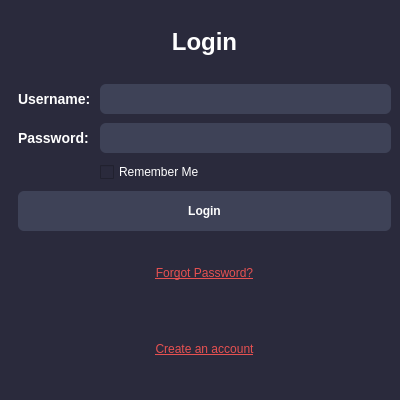
<?xml version="1.0" encoding="UTF-8"?>
<ui version="4.0">
 <class>LoginWindow</class>
 <widget class="QMainWindow" name="LoginWindow">
  <property name="geometry">
   <rect>
    <x>0</x>
    <y>0</y>
    <width>400</width>
    <height>400</height>
   </rect>
  </property>
  <property name="minimumSize">
   <size>
    <width>400</width>
    <height>400</height>
   </size>
  </property>
  <property name="windowTitle">
   <string>Login</string>
  </property>
  <property name="styleSheet">
   <string notr="true">background-color: #2a2a3c;
font-family: Arial, sans-serif;
color: white;</string>
  </property>
  <widget class="QWidget" name="centralwidget">
   <layout class="QGridLayout" name="gridLayout">
    <property name="leftMargin">
     <number>18</number>
    </property>
    <property name="bottomMargin">
     <number>18</number>
    </property>
    <property name="spacing">
     <number>9</number>
    </property>
    <item row="2" column="1">
     <widget class="QLineEdit" name="passwordLineEdit">
      <property name="minimumSize">
       <size>
        <width>200</width>
        <height>30</height>
       </size>
      </property>
      <property name="styleSheet">
       <string notr="true">border-style: solid;
border-radius: 6px;
background-color: #3E4257;
font-weight: 600;
color: white;</string>
      </property>
      <property name="echoMode">
       <enum>QLineEdit::Password</enum>
      </property>
     </widget>
    </item>
    <item row="4" column="0" colspan="2">
     <widget class="QPushButton" name="loginBtn">
      <property name="minimumSize">
       <size>
        <width>0</width>
        <height>40</height>
       </size>
      </property>
      <property name="cursor">
       <cursorShape>PointingHandCursor</cursorShape>
      </property>
      <property name="styleSheet">
       <string notr="true">border-style: solid;
border-radius: 6px;
background-color: #3E4257;
font-weight: 600;</string>
      </property>
      <property name="text">
       <string>Login</string>
      </property>
     </widget>
    </item>
    <item row="3" column="1">
     <widget class="QCheckBox" name="rememberMeCheckBox">
      <property name="styleSheet">
       <string notr="true">color: white;</string>
      </property>
      <property name="text">
       <string>Remember Me</string>
      </property>
     </widget>
    </item>
    <item row="1" column="1">
     <widget class="QLineEdit" name="usernameLineEdit">
      <property name="minimumSize">
       <size>
        <width>200</width>
        <height>30</height>
       </size>
      </property>
      <property name="styleSheet">
       <string notr="true">border-style: solid;
border-radius: 6px;
background-color: #3E4257;
font-weight: 600;
color: white;</string>
      </property>
     </widget>
    </item>
    <item row="1" column="0">
     <widget class="QLabel" name="usernameLabel">
      <property name="styleSheet">
       <string notr="true">font-size: 14px;
font-weight: bold;
color: white;</string>
      </property>
      <property name="text">
       <string>Username:</string>
      </property>
     </widget>
    </item>
    <item row="0" column="0" colspan="2">
     <widget class="QLabel" name="titleLabel">
      <property name="styleSheet">
       <string notr="true">font-size: 24px;
font-weight: bold;
color: white;</string>
      </property>
      <property name="text">
       <string>Login</string>
      </property>
      <property name="alignment">
       <set>Qt::AlignCenter</set>
      </property>
     </widget>
    </item>
    <item row="2" column="0">
     <widget class="QLabel" name="passwordLabel">
      <property name="styleSheet">
       <string notr="true">font-size: 14px;
font-weight: bold;
color: white;</string>
      </property>
      <property name="text">
       <string>Password:</string>
      </property>
     </widget>
    </item>
    <item row="6" column="0" colspan="2">
     <widget class="QLabel" name="registerLabel">
      <property name="text">
       <string>&lt;html&gt;&lt;head/&gt;&lt;body&gt;&lt;p&gt;&lt;a href=&quot;#&quot;&gt;&lt;span style=&quot; text-decoration: underline; color:#e75151;&quot;&gt;Create an account&lt;/span&gt;&lt;/a&gt;&lt;/p&gt;&lt;/body&gt;&lt;/html&gt;</string>
      </property>
      <property name="alignment">
       <set>Qt::AlignCenter</set>
      </property>
      <property name="openExternalLinks">
       <bool>true</bool>
      </property>
     </widget>
    </item>
    <item row="5" column="0" colspan="2">
     <widget class="QLabel" name="forgotPasswordLabel">
      <property name="text">
       <string>&lt;a href=&quot;#&quot; style=&quot;color: #E75151;&quot;&gt;Forgot Password?&lt;/a&gt;</string>
      </property>
      <property name="alignment">
       <set>Qt::AlignCenter</set>
      </property>
      <property name="openExternalLinks">
       <bool>true</bool>
      </property>
     </widget>
    </item>
   </layout>
  </widget>
  <action name="actionExit">
   <property name="text">
    <string>Exit</string>
   </property>
  </action>
 </widget>
 <resources/>
 <connections/>
</ui>
